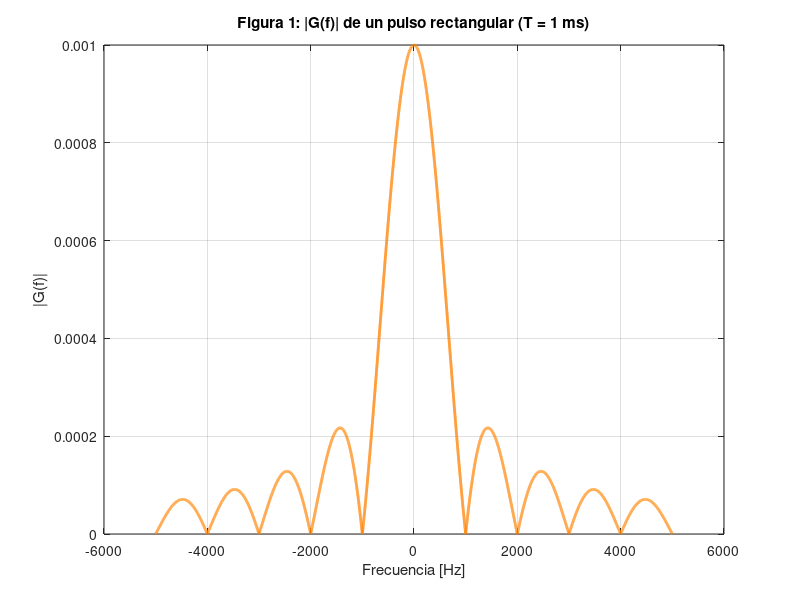

This figure's MATLAB source: (Note: this script raises an error after producing the figure.)
%% Actividad Previa OOK - MATLAB
% Este script genera:
% 1. La transformada de Fourier de un pulso rectangular.
% 2. La señal OOK en el dominio del tiempo para 5 bits.
% 3. El espectro de la señal OOK (FFT).

clear; close all; clc;

%% Parámetros generales
T = 1e-3;          % Duración del pulso rectangular / bit (1 ms)
Rb = 1/T;          % Tasa de bits = 1 kbit/s
fc = 100e3;        % Frecuencia portadora OOK
fs = 1e6;          % Frecuencia de muestreo
bits = [1 0 1 1 0];% Secuencia de bits para OOK (5 bits)
Nbits = length(bits);

%% -------------------------------
%% Figura 1: Transformada de Fourier de un pulso rectangular
%% -------------------------------
f = linspace(-5000, 5000, 10000); % Frecuencia en Hz

G = T * abs(sinc(f * T));  % Transformada de un pulso rectangular

figure;
plot(f, G, 'LineWidth', 2, 'Color', [1 0.5 0]); % naranja
title('Figura 1: |G(f)| de un pulso rectangular (T = 1 ms)');
xlabel('Frecuencia [Hz]');
ylabel('|G(f)|');
grid on;
xline(-1/T, '--k', 'f = -1/T');
xline( 1/T, '--k', 'f = 1/T');
xlim([-5e3 5e3]);


%% -------------------------------
%% Figura 2: Señal OOK en el dominio del tiempo
%% -------------------------------

% Vector de tiempo total
t_total = 0 : 1/fs : Nbits*T - 1/fs;
samples_per_bit = round(fs * T);
baseband = repelem(bits, samples_per_bit);

% Portadora
carrier = cos(2*pi*fc*t_total);

% Señal OOK: portadora cuando bit=1, cero cuando bit=0
ook_signal = baseband .* carrier;

figure;
plot(t_total*1e3, ook_signal, 'LineWidth', 1.2, 'Color', [1 0.5 0]);
title('Figura 2: Señal OOK en el dominio del tiempo (5 bits)');
xlabel('Tiempo [ms]');
ylabel('Amplitud');
grid on;
xlim([0 Nbits*T*1e3]);

%% -------------------------------
%% Figura 3: Espectro de la señal OOK (FFT)
%% -------------------------------
N = length(ook_signal);
Y = abs(fftshift(fft(ook_signal)));
f_axis = fftshift(fftshift(fftshift((0:N-1)/N - 0.5) * fs));

figure;
plot(f_axis/1e3, Y, 'LineWidth', 1.2, 'Color', [1 0.5 0]);
title('Figura 3: Espectro de la señal OOK (FFT)');
xlabel('Frecuencia [kHz]');
ylabel('|FFT|');
grid on;
xlim([-200 200]);  % kHz

